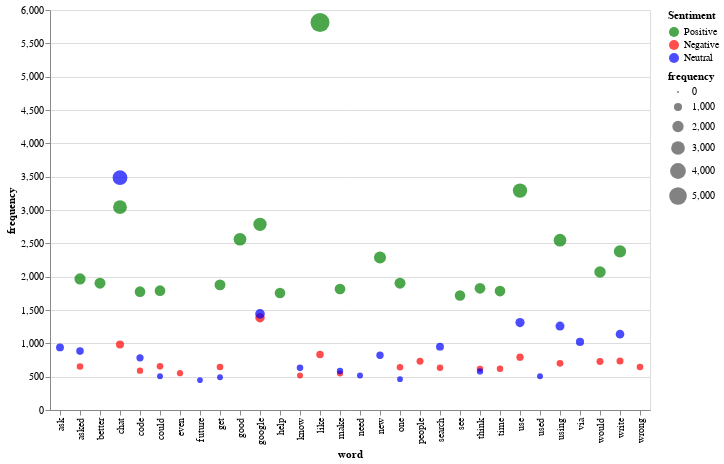

Write notebook code for a chart like this one.
### Code cell
# Concatenate the three DataFrames into a single DataFrame
df22words = pd.concat([top22pos, top22neg, top22neu], keys=['Positive', 'Negative', 'Neutral'])
options = ['Positive', 'Negative', 'Neutral']
labels = [option + ' ' for option in options]

# Define color domain and range
domain = ['pos', 'neg', 'neu']
range_ = ['green', 'red', 'blue']

input_dropdown = alt.binding_radio(
    # Add the empty selection which shows all when clicked
    options=options + [None],
    labels=labels + ['All'],
    name='Sentiment: '
)

selection = alt.selection_point(
    fields=['Sentiment'],
    bind=input_dropdown,
)
# Hide the y-axis
scatter_plot = scatter_plot.configure_axisY(
    ticks=False,
    labels=False
)

# Hide the y-axis
scatter_plot = scatter_plot.configure_axisY(
    ticks=False,
    labels=False
)
# Reset the index of the concatenated DataFrame
df22words = df22words.reset_index(level=0).rename(columns={'level_0': 'Sentiment'})
alt.data_transformers.disable_max_rows()
alt.Chart(df).mark_point(filled=True).encode(
    alt.X('word'),
    alt.Y('frequency'),
    alt.Size('frequency'),
    alt.OpacityValue(0.7),
    alt.Color('Sentiment').scale(domain=options, range=range_),
    tooltip = [alt.Tooltip('word:N'),
               alt.Tooltip('frequency:Q'),
               alt.Tooltip('frequency:Q'),
               #alt.Tooltip('Sentiment:Q')
              ]
).add_params(
    selection
).transform_filter(
    selection
).properties(
    width=600,  # Set the width of the chart to your desired value
    height=400  # Set the height of the chart to your desired value
)

### Figure 1 — Vega-Lite specification as saved in the notebook (floating-point values rounded to 4 significant figures)
{"config": {"view": {"continuousWidth": 300, "continuousHeight": 300}}, "data": {"name": "data-a6298efca4cb579311171d96a3e2bd92"}, "mark": {"type": "point", "filled": true}, "encoding": {"color": {"field": "Sentiment", "scale": {"domain": ["Positive", "Negative", "Neutral"], "range": ["green", "red", "blue"]}, "type": "nominal"}, "opacity": {"value": 0.7}, "size": {"field": "frequency", "type": "quantitative"}, "tooltip": [{"field": "word", "type": "nominal"}, {"field": "frequency", "type": "quantitative"}, {"field": "frequency", "type": "quantitative"}], "x": {"field": "word", "type": "nominal"}, "y": {"field": "frequency", "type": "quantitative"}}, "height": 400, "params": [{"name": "param_24", "select": {"type": "point", "fields": ["Sentiment"]}, "bind": {"input": "radio", "options": ["Positive", "Negative", "Neutral", null], "labels": ["Positive ", "Negative ", "Neutral ", "All"], "name": "Sentiment: "}}], "transform": [{"filter": {"param": "param_24"}}], "width": 600, "$schema": "https://vega.github.io/schema/vega-lite/v5.8.0.json", "datasets": {"data-a6298efca4cb579311171d96a3e2bd92": [{"Sentiment": "Positive", "word": "like", "frequency": 5812}, {"Sentiment": "Positive", "word": "use", "frequency": 3291}, {"Sentiment": "Positive", "word": "chat", "frequency": 3043}, {"Sentiment": "Positive", "word": "google", "frequency": 2786}, {"Sentiment": "Positive", "word": "good", "frequency": 2561}, {"Sentiment": "Positive", "word": "using", "frequency": 2547}, {"Sentiment": "Positive", "word": "write", "frequency": 2379}, {"Sentiment": "Positive", "word": "new", "frequency": 2286}, {"Sentiment": "Positive", "word": "would", "frequency": 2070}, {"Sentiment": "Positive", "word": "asked", "frequency": 1966}, {"Sentiment": "Positive", "word": "one", "frequency": 1903}, {"Sentiment": "Positive", "word": "better", "frequency": 1903}, {"Sentiment": "Positive", "word": "get", "frequency": 1877}, {"Sentiment": "Positive", "word": "think", "frequency": 1826}, {"Sentiment": "Positive", "word": "make", "frequency": 1815}, {"Sentiment": "Positive", "word": "could", "frequency": 1790}, {"Sentiment": "Positive", "word": "time", "frequency": 1784}, {"Sentiment": "Positive", "word": "code", "frequency": 1775}, {"Sentiment": "Positive", "word": "help", "frequency": 1756}, {"Sentiment": "Positive", "word": "see", "frequency": 1717}, {"Sentiment": "Negative", "word": "google", "frequency": 1384}, {"Sentiment": "Negative", "word": "chat", "frequency": 982}, {"Sentiment": "Negative", "word": "like", "frequency": 833}, {"Sentiment": "Negative", "word": "use", "frequency": 792}, {"Sentiment": "Negative", "word": "write", "frequency": 736}, {"Sentiment": "Negative", "word": "people", "frequency": 732}, {"Sentiment": "Negative", "word": "would", "frequency": 728}, {"Sentiment": "Negative", "word": "using", "frequency": 700}, {"Sentiment": "Negative", "word": "could", "frequency": 655}, {"Sentiment": "Negative", "word": "asked", "frequency": 652}, {"Sentiment": "Negative", "word": "get", "frequency": 645}, {"Sentiment": "Negative", "word": "wrong", "frequency": 644}, {"Sentiment": "Negative", "word": "one", "frequency": 642}, {"Sentiment": "Negative", "word": "search", "frequency": 634}, {"Sentiment": "Negative", "word": "time", "frequency": 619}, {"Sentiment": "Negative", "word": "think", "frequency": 617}, {"Sentiment": "Negative", "word": "code", "frequency": 590}, {"Sentiment": "Negative", "word": "even", "frequency": 552}, {"Sentiment": "Negative", "word": "make", "frequency": 547}, {"Sentiment": "Negative", "word": "know", "frequency": 519}, {"Sentiment": "Neutral", "word": "chat", "frequency": 3485}, {"Sentiment": "Neutral", "word": "google", "frequency": 1441}, {"Sentiment": "Neutral", "word": "use", "frequency": 1312}, {"Sentiment": "Neutral", "word": "using", "frequency": 1259}, {"Sentiment": "Neutral", "word": "write", "frequency": 1138}, {"Sentiment": "Neutral", "word": "via", "frequency": 1021}, {"Sentiment": "Neutral", "word": "search", "frequency": 950}, {"Sentiment": "Neutral", "word": "ask", "frequency": 939}, {"Sentiment": "Neutral", "word": "asked", "frequency": 884}, {"Sentiment": "Neutral", "word": "new", "frequency": 822}, {"Sentiment": "Neutral", "word": "code", "frequency": 783}, {"Sentiment": "Neutral", "word": "know", "frequency": 632}, {"Sentiment": "Neutral", "word": "make", "frequency": 585}, {"Sentiment": "Neutral", "word": "think", "frequency": 579}, {"Sentiment": "Neutral", "word": "need", "frequency": 518}, {"Sentiment": "Neutral", "word": "could", "frequency": 506}, {"Sentiment": "Neutral", "word": "used", "frequency": 505}, {"Sentiment": "Neutral", "word": "get", "frequency": 491}, {"Sentiment": "Neutral", "word": "one", "frequency": 463}, {"Sentiment": "Neutral", "word": "future", "frequency": 448}]}}
